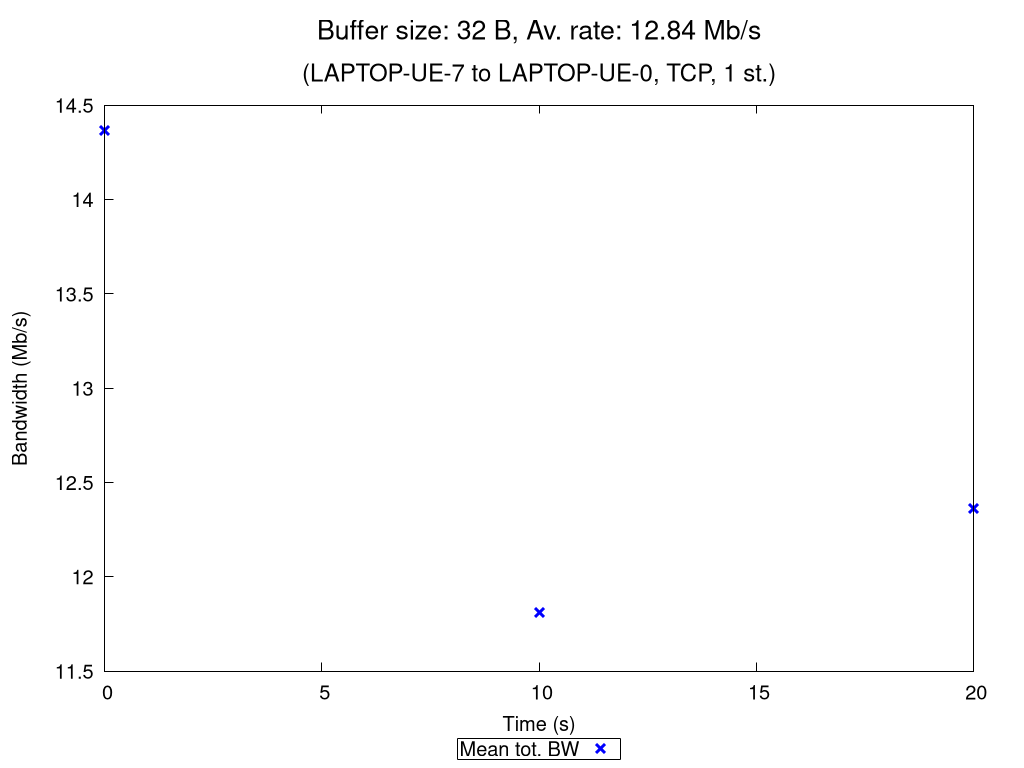

Write gnuplot code to recreate this figure.
set terminal pngcairo nocrop enhanced size 1024,768 font "Verdana,15"
set output "TCP_1_st_2020_11_05_12-25-18_two2one_00032B.png"

set title "{/=20 Buffer size: 32 B, Av. rate: 12.84 Mb/s}\n\n{/=18 (LAPTOP-UE-7 to LAPTOP-UE-0, TCP, 1 st.)}"

set xlabel "Time (s)"
set ylabel "Bandwidth (Mb/s)"
set ytics nomirror
set key bmargin center horizontal box samplen 1 width -1
set bmargin 4.6
set rmargin 4.5

rf = 1000000.0  # rate factor
set style fill transparent solid 0.2 noborder
set autoscale xfix
plot "TCP_1_st_2020_11_05_12-25-18_two2one_00032B_iperf_processed.dat" using 1:($2/rf-$3/rf):($2/rf+$3/rf) with filledcurves lc rgb "blue" notitle, \
     "" using 1:($2/rf) with points pt 2 ps 1.5 lw 3 lc rgb "blue" title "Mean tot. BW", \
